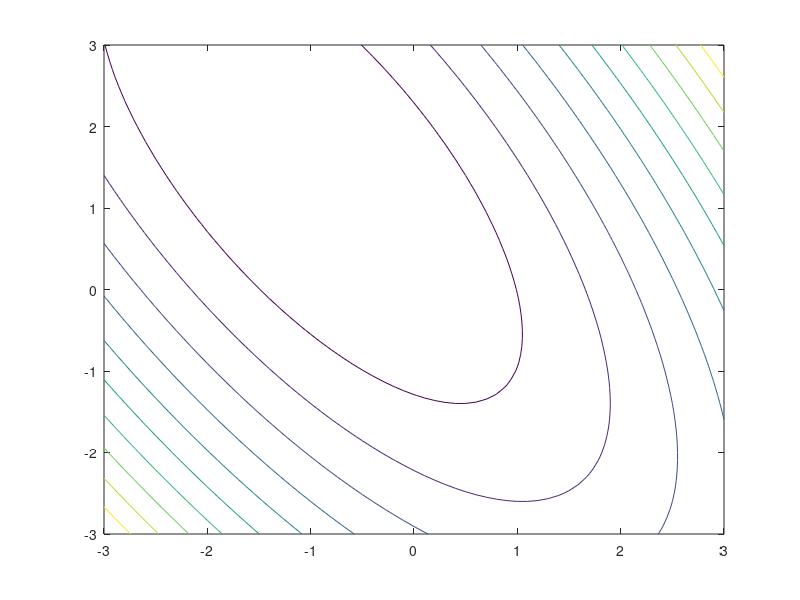

Recreate this plot in MATLAB. (Note: this script raises an error after producing the figure.)
clc;
clear;
x1 = -3:0.1:3;
x2 = -3:0.1:3;
[x1,x2]=meshgrid(x1,x2);
f = 2*x1.^2+2.*x1.*x2+x2.^2+x1-x2;
contour(x1,x2,f);
hold on;
%%
%% Steepest Descent with exact line search

%% Calculate the best step size using exact line search
syms x1 x2 alpha
f = 2*x1^2+2*x1*x2+x2^2+x1-x2;
g1 = gradient(f,x1);
g2 = gradient(f,x2);
H = jacobian(gradient(f,[x1,x2]));
x12 = x1-alpha*g1;
x22 = x2-alpha*g2;
phi = subs(f,[x1,x2],[x12,x22]);
phi_g = gradient(phi,alpha);
alpha_best=solve(phi_g==0,alpha);
%% steepest descent
x1_vall(1) = 0;
x2_vall(1) = 0;
obj_vall(1) = subs(f,[x1,x2],[x1_vall(1),x2_vall(1)]);
for n = 1:1:4
    g1_0(n) = subs(g1,[x1,x2],[x1_vall(n),x2_vall(n)]);
    g2_0(n) = subs(g2,[x1,x2],[x1_vall(n),x2_vall(n)]); 
    alpha_0(n) = subs(alpha_best,[x1,x2],[x1_vall(n),x2_vall(n)]);
    x1_vall(n+1) = x1_vall(n) - alpha_0(n)*g1_0(n);
    x2_vall(n+1) = x2_vall(n) - alpha_0(n)*g2_0(n);
    obj_vall(n+1)=subs(f,[x1,x2],[x1_vall(n+1),x2_vall(n+1)]);

end
gg = double([g1_0;g2_0]);
obj_vall=double(obj_vall);
plot(x1_vall,x2_vall,'r*-')


%%

